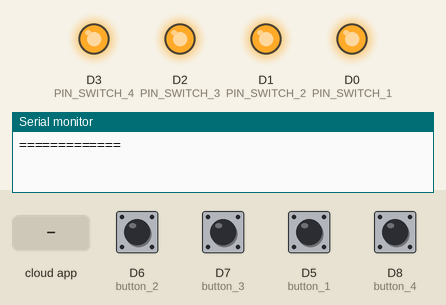
Bench run of a sketch on a simulated ESP8266 (NodeMCU). Shown: output pins drawn as LEDs (lit = HIGH), the last lines printed to the serial monitor. Dashed ring = blinking. The inputs (shaded band) are chosen by the test bench; at power-on: D5 (button_1), D6 (button_2), D7 (button_3), D8 (button_4) LOW. The RemoteXY app is connected.

Above: at 1.2 s.
1.3 s: D6 (button_2) pulled HIGH for 1 s
At 2.9 s:
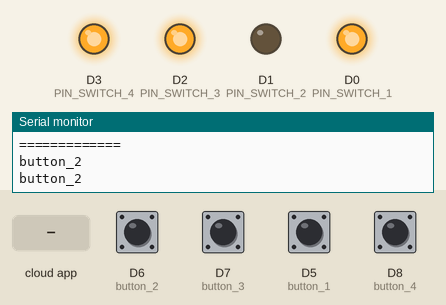
4.0 s: the phone or cloud app sets switch_1 to 1
At 5.2 s:
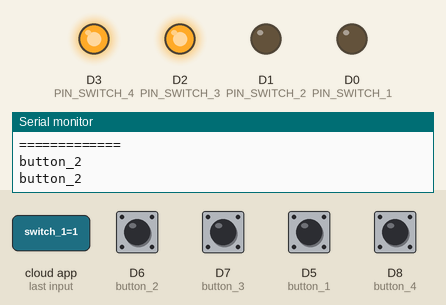
5.5 s: the phone or cloud app sets switch_2 to 0
At 6.3 s:
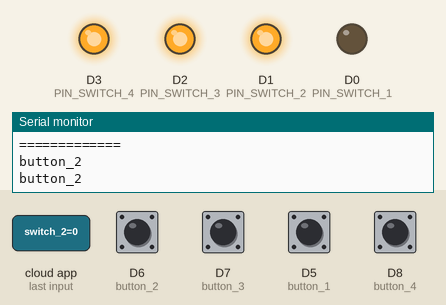
7.0 s: the phone or cloud app sets switch_3 to 1
At 7.5 s:
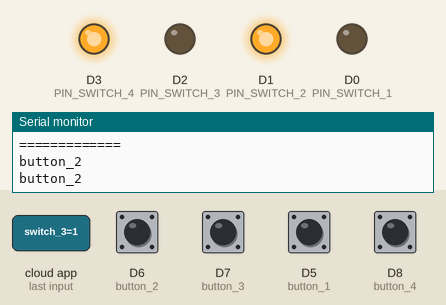
8.5 s: D5 (button_1) pulled HIGH for 1 s
At 8.95 s:
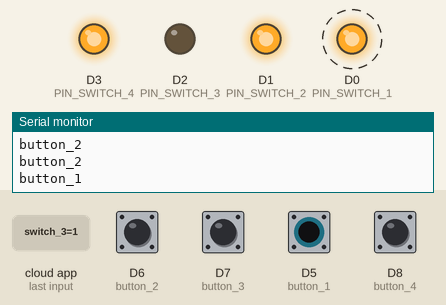
11.2 s: the phone or cloud app sets switch_4 to 1
At 11.9 s:
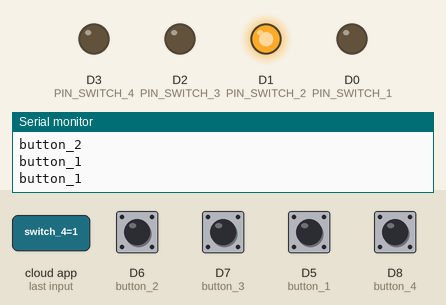
Timing chart, 0 to 13.7 s (numbered marks = the images above; inputs shaded):
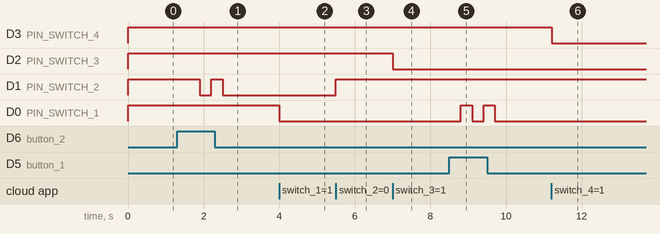

The sketch:

SR_P.ino
```cpp
// (licence header left out)
//////////////////////////////////////////////
//        RemoteXY include library          //
//////////////////////////////////////////////

// RemoteXY select connection mode and include library
#define REMOTEXY_MODE__ESP8266WIFI_LIB_CLOUD
#include <ESP8266WiFi.h>

#include <RemoteXY.h>

// RemoteXY connection settings
#define REMOTEXY_WIFI_SSID "Airbox_8F80"
#define REMOTEXY_WIFI_PASSWORD "7LY4HBL72L9"
#define REMOTEXY_CLOUD_SERVER "cloud.remotexy.com"
#define REMOTEXY_CLOUD_PORT 6376
#define REMOTEXY_CLOUD_TOKEN "f696f92ba304d3d70558d041b3b571e4"


// RemoteXY configurate
#pragma pack(push, 1)
uint8_t RemoteXY_CONF[] =   // 202 bytes
  { 255,4,0,8,0,195,0,16,181,5,130,1,1,20,61,70,0,17,2,1,
  27,25,22,11,0,1,176,31,31,226,152,176,0,226,152,176,0,129,0,5,
  27,18,6,0,31,76,105,103,104,116,0,129,0,6,42,18,6,0,6,66,
  108,117,101,0,2,1,27,40,22,11,0,1,176,31,31,79,78,0,79,70,
  70,0,129,0,7,59,18,6,0,46,84,86,0,2,1,27,56,22,11,0,
  1,176,31,31,79,78,0,79,70,70,0,129,0,7,74,18,6,0,248,70,
  97,110,0,2,1,27,72,22,11,0,1,176,31,31,79,78,0,79,70,70,
  0,65,112,51,26,9,9,0,65,16,51,41,9,9,0,65,80,51,57,9,
  9,0,65,48,51,75,9,9,0,129,0,7,3,48,8,0,200,83,109,97,
  114,116,32,82,111,111,109,0,131,1,24,91,20,7,1,2,31,80,97,103,
  101,0 };

//#pragma pack(push, 1)
//uint8_t RemoteXY_CONF[] =   // 240 bytes
//  { 255,4,0,8,0,233,0,16,181,5,130,1,1,28,61,51,0,17,2,1,
//  27,32,22,11,1,8,31,31,31,226,152,176,0,226,152,176,0,129,0,5,
//  34,18,6,1,31,76,105,103,104,116,0,129,0,6,65,18,6,1,6,66,
//  108,117,101,0,2,1,27,63,22,11,1,1,176,31,31,79,78,0,79,70,
//  70,0,129,0,7,35,18,6,2,46,84,86,0,2,1,27,32,22,11,2,
//  93,8,31,31,79,78,0,79,70,70,0,129,0,7,65,18,6,2,7,70,
//  97,110,0,2,1,27,63,22,11,2,255,129,31,31,79,78,0,79,70,70,
//  0,65,112,51,33,9,9,1,65,16,51,64,9,9,1,65,80,51,33,9,
//  9,2,65,48,51,64,9,9,2,129,0,7,3,48,8,0,200,83,109,97,
//  114,116,32,82,111,111,109,0,131,1,2,91,29,6,1,2,97,80,97,103,
//  101,49,0,131,0,33,91,28,6,2,2,251,80,97,103,101,50,0,129,0,
//  11,15,40,6,0,17,67,108,111,117,100,32,67,111,110,116,114,111,108,0 };

// this structure defines all the variables and events of your control interface
struct {

    // input variables
  uint8_t switch_1; // =1 if switch ON and =0 if OFF
  uint8_t switch_2; // =1 if switch ON and =0 if OFF
  uint8_t switch_3; // =1 if switch ON and =0 if OFF
  uint8_t switch_4; // =1 if switch ON and =0 if OFF

    // output variables
  uint8_t led_1_r; // =0..255 LED Red brightness
  uint8_t led_1_g; // =0..255 LED Green brightness
  uint8_t led_1_b; // =0..255 LED Blue brightness
  uint8_t led_2_b; // =0..255 LED Blue brightness
  uint8_t led_3_r; // =0..255 LED Red brightness
  uint8_t led_3_b; // =0..255 LED Blue brightness
  uint8_t led_4_g; // =0..255 LED Green brightness
  uint8_t led_4_b; // =0..255 LED Blue brightness

    // other variable
  uint8_t connect_flag;  // =1 if wire connected, else =0

} RemoteXY;
#pragma pack(pop)

/////////////////////////////////////////////
//           END RemoteXY include          //
/////////////////////////////////////////////

#define PIN_SWITCH_1 D0
#define PIN_SWITCH_2 D1
#define PIN_SWITCH_3 D2
#define PIN_SWITCH_4 D3


int button_1 = D5;
int button_2 = D6;
int button_3 = D7;
int button_4 = D8;
bool bp1 = false, bp2 = false, bp3 = false, bp4 = false;


void setup()
{
  RemoteXY_Init ();

  pinMode (PIN_SWITCH_1, OUTPUT);
  pinMode (PIN_SWITCH_2, OUTPUT);
  pinMode (PIN_SWITCH_3, OUTPUT);
  pinMode (PIN_SWITCH_4, OUTPUT);

  pinMode (button_1, INPUT);
  pinMode (button_2, INPUT);
  pinMode (button_3, INPUT);
  pinMode (button_4, INPUT);

  // TODO you setup code
  Serial.begin(9600);
  Serial.println("=============");
}

void loop()
{
  RemoteXY_Handler ();

  digitalWrite(PIN_SWITCH_1, (RemoteXY.switch_1==1)?LOW:HIGH);
  digitalWrite(PIN_SWITCH_2, (RemoteXY.switch_2==1)?LOW:HIGH);
  digitalWrite(PIN_SWITCH_3, (RemoteXY.switch_3==1)?LOW:HIGH);
  digitalWrite(PIN_SWITCH_4, (RemoteXY.switch_4==1)?LOW:HIGH);

  if(RemoteXY.switch_1 == 1){
    RemoteXY.led_1_r = 255;
    RemoteXY.led_1_g = 255;
    RemoteXY.led_1_b = 255;
  }
  else{
    RemoteXY.led_1_r = 0;
    RemoteXY.led_1_g = 0;
    RemoteXY.led_1_b = 0;
  }

  if(RemoteXY.switch_2 == 1){
    RemoteXY.led_2_b = 255;
  }
  else{
    RemoteXY.led_2_b = 0;
  }

  if(RemoteXY.switch_3 == 1){
    RemoteXY.led_3_r = 255;
    RemoteXY.led_3_b = 255;
  }
  else{
    RemoteXY.led_3_r = 0;
    RemoteXY.led_3_b = 0;
  }

  if(RemoteXY.switch_4 == 1){
    RemoteXY.led_4_g = 255;
    RemoteXY.led_4_b = 255;
  }
  else{
    RemoteXY.led_4_g = 0;
    RemoteXY.led_4_b = 0;
  }


  if(digitalRead(button_1) == HIGH){
    if(bp1 == false){
      RemoteXY.switch_1 = 0;
      bp1 = true;
      Serial.println("button_1");
    }
    else{
      RemoteXY.switch_1 = 1;
      bp1 = false;
    }
    delay(300);
  }

  if(digitalRead(button_2) == HIGH){
    if(bp2 == false){
      RemoteXY.switch_2 = 0;
      bp2 = true;
      Serial.println("button_2");
    }
    else{
      RemoteXY.switch_2 = 1;
      bp2 = false;
    }
    delay(300);
  }

  if(digitalRead(button_3) == HIGH){
    if(bp3 == false){
      RemoteXY.switch_3 = 0;
      bp3 = true;
      Serial.println("button_3");
    }
    else{
      RemoteXY.switch_3 = 1;
      bp3 = false;
    }
    delay(300);
  }

  if(digitalRead(button_4) == HIGH){
    if(bp4 == false){
      RemoteXY.switch_4 = 0;
      bp4 = true;
      Serial.println("button_4");
    }
    else{
      RemoteXY.switch_4 = 1;
      bp4 = false;
    }
    delay(300);
  }


  // TODO you loop code
  // use the RemoteXY structure for data transfer
  // do not call delay()


}
```

Measured:
- after the input at 1.3 s, D1 (PIN_SWITCH_2): HIGH → LOW after 0.60 s, → HIGH 0.30 s later, → LOW 0.30 s later
- after the input at 4.0 s, D0 (PIN_SWITCH_1): HIGH → LOW at once
- after the input at 5.5 s, D1 (PIN_SWITCH_2): LOW → HIGH at once
- after the input at 7.0 s, D2 (PIN_SWITCH_3): HIGH → LOW at once
- after the input at 8.5 s, D0 (PIN_SWITCH_1): alternates HIGH for 0.30 s and LOW for 0.30 s, 4 changes in all, then stays LOW, starting after 0.30 s
- after the input at 11.2 s, D3 (PIN_SWITCH_4): HIGH → LOW at once
